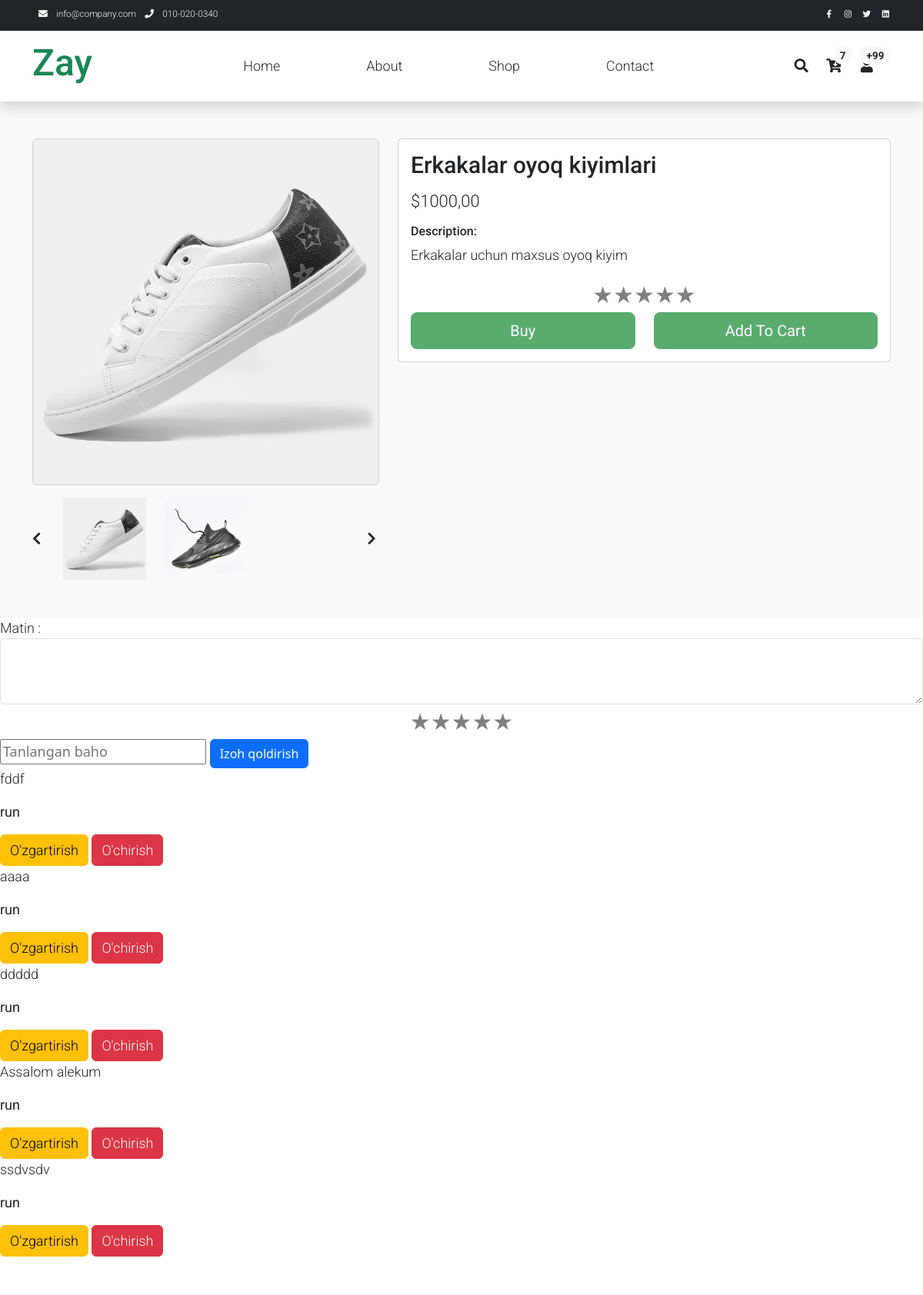
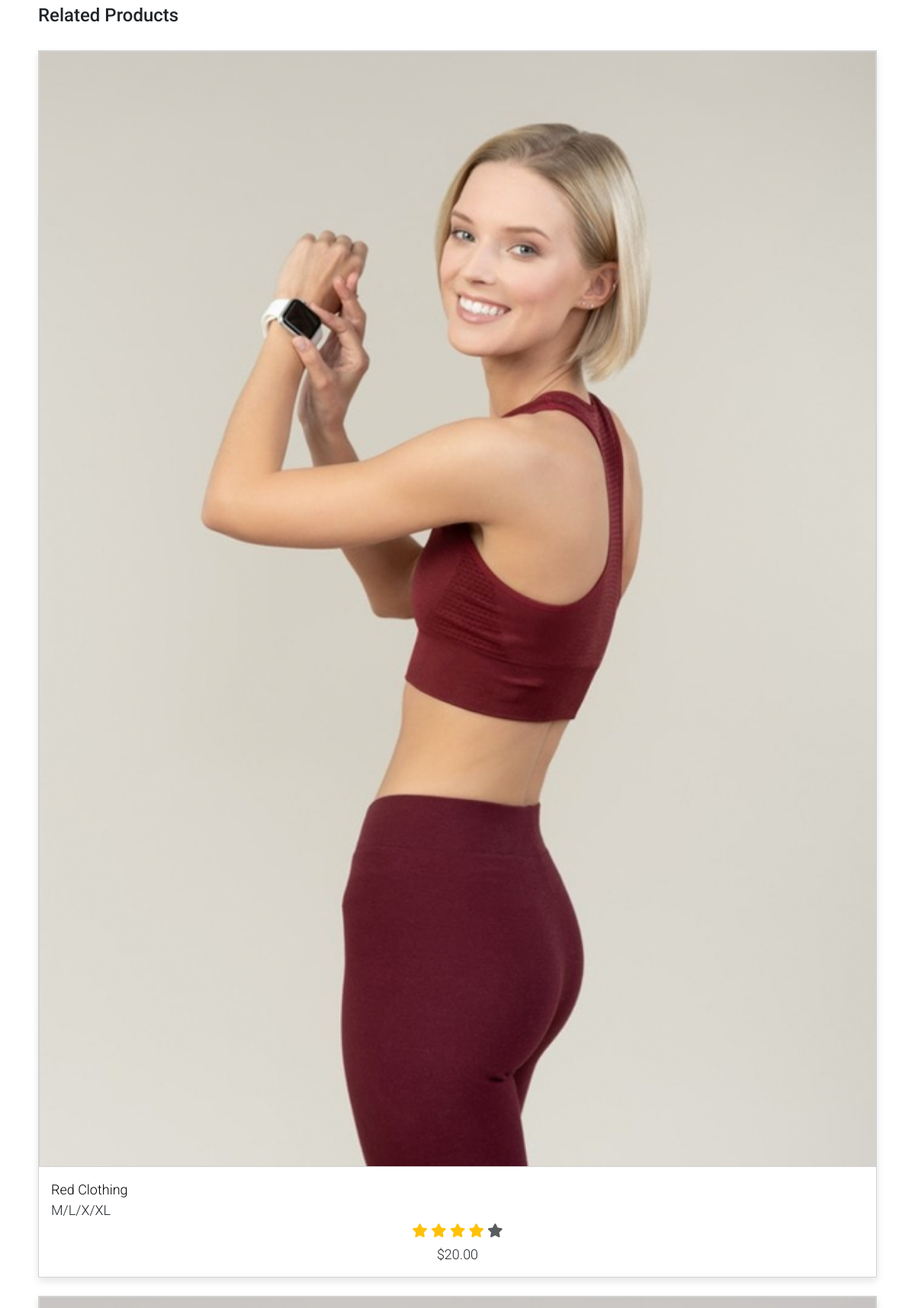
Page /produkt_detail/4/ (signed in, upper part) on the committed database (2 pictures, top to bottom).
### content_main/models.py (models this page shows, shortened)
class ProduktImage(models.Model):
    image = models.ImageField(upload_to="product/images/")
    product = models.ForeignKey(Product , on_delete=models.CASCADE , related_name='product_images')

class Product(models.Model):
    name = models.CharField(max_length=250)
    slug = models.SlugField(max_length=250 , unique=True)
    descriotion = models.CharField(max_length=500 , null=True , blank=True)
    price = models.DecimalField(max_digits=10 , decimal_places=2)
    discount = models.IntegerField(default=0)
    quantitiy = models.IntegerField(default=50)
    volume = models.CharField(max_length=4 , choices=VOLUMES)
    category = models.ForeignKey(Category , on_delete=models.PROTECT , related_name="products")
    subcategory = models.ForeignKey(Category, on_delete=models.PROTECT, related_name="subcategory_products", null=True, blank=True)
    filters = models.ManyToManyField(Filter , null=True , blank=True)

class Comment(models.Model):
    text = models.TextField()
    product = models.ForeignKey(Product , on_delete=models.CASCADE , related_name='comment')
    user = models.ForeignKey(User , on_delete=models.CASCADE)
    created = models.DateTimeField(auto_now_add=True)
    reyting = models.IntegerField(null=True , blank=True)

### content_main/views.py (the view)
# urls.py: path('produkt_detail/<int:product_id>/' , ProductDetaliViews.as_view() , name = 'product_detail') ,
class ProductDetaliViews(DetailView):
    model = Product
    context_object_name = "one_produk"
    pk_url_kwarg = "product_id"
    template_name = "shop-single_detail.html"
    def get_context_data(self, **kwargs):
        context = super().get_context_data(**kwargs)
        product = self.object
        category = product.category
        context['form_comment'] = CommentForms()
        context['products'] = Product.objects.filter(category=category)
        context['categories'] = Category.objects.filter(parent=None)
        context['comment_fil'] = Comment.objects.filter(product=product)
        reyting = Comment.objects.filter(product=product).exclude(reyting=None).values_list('reyting', flat=True)
        reyting_list = list(reyting)
        context['reyting_full'] = sum(reyting_list) / len(reyting_list) if reyting_list else 0
        return context

### content_main/forms.py
class CommentForms(forms.ModelForm):
    class Meta:
        model = Comment
        fields = ['text']
        widgets = {
            "text" : forms.Textarea(attrs={
                "class": "form-control",
                "rows": 3
            })
        }
        labels = {
            "text" : "Matin "
        }

### templates/shop-single_detail.html (shortened to what this page needs)
{% extends 'base.html' %}
{% load static %}
    {% block contend %}
    <section class="bg-light">
    <div class="container pb-5">
        <div class="row">
            <div class="col-lg-5 mt-5">
                <div class="card mb-3">
                    {% with one_produk.product_images.all|first as first_image %}
                        {% if first_image %}
                            <img class="card-img img-fluid" src="{{ first_image.image.url }}" alt="Mahsulot rasmi" id="product-detail">
                        {% endif %}
                    {% endwith %}
                </div>
                <div class="row">
                    <div class="col-1 align-self-center">
                        <a href="#multi-item-carousel" role="button" data-bs-slide="prev">
                            <i class="text-dark fas fa-chevron-left"></i>
                        </a>
                    </div>
                    <div id="multi-item-carousel" class="col-10 carousel slide carousel-multi-item" data-bs-ride="carousel">
                        <div class="carousel-inner">
                            {% for image_object in one_produk.product_images.all %}
                                {% if forloop.counter0|divisibleby:3 %}
                                    <div class="carousel-item {% if forloop.first %}active{% endif %}">
                                        <div class="row">
                                {% endif %}
                                <div class="col-4">
                                    <a href="#" onclick="changeMainImage('{{ image_object.image.url }}')">
                                        <img class="card-img img-fluid" src="{{ image_object.image.url }}" alt="Mahsulot rasmi">
                                    </a>
                                </div>
                                {% if forloop.counter|divisibleby:3 or forloop.last %}
                                        </div>
                                    </div>
                                {% endif %}
                            {% endfor %}
                        </div>
                    </div>
                    <div class="col-1 align-self-center">
                        <a href="#multi-item-carousel" role="button" data-bs-slide="next">
                            <i class="text-dark fas fa-chevron-right"></i>
                        </a>
                    </div>
                </div>
            </div>
            <div class="col-lg-7 mt-5">
                <div class="card">
                    <div class="card-body">
                        <h1 class="h2">{{ one_produk.name }}</h1>
                        <p class="h3 py-2">${{ one_produk.price }}</p>
                        <h6>Description:</h6>
                        <p>{{ one_produk.descriotion }}</p>
                        <div class="stars">
        <span class="star" data-value="1">★</span>
        <span class="star" data-value="2">★</span>
        <span class="star" data-value="3">★</span>
        <span class="star" data-value="4">★</span>
        <span class="star" data-value="5">★</span>
    </div>
                        <form action="" method="GET">
                            <div class="row">
                                <div class="col d-grid">
                                    <button type="submit" class="btn btn-success btn-lg" name="submit" value="buy">Buy</button>
                                </div>
                                <div class="col d-grid">
                                    <button type="submit" class="btn btn-success btn-lg" name="submit" value="addtocart">Add To Cart</button>
                                </div>
                            </div>
                        </form>
                    </div>
                </div>
            </div>
        </div>
    </div>
</section>
<form method="post" action="{% url 'save_comment' one_produk.pk %}">
    {{ form_comment }}
    <div class="stars">
        <span class="star" data-value="5">★</span>
        <span class="star" data-value="4">★</span>
        <span class="star" data-value="3">★</span>
        <span class="star" data-value="2">★</span>
        <span class="star" data-value="1">★</span>
    </div>
    <input name="reyting" type="text" id="rating" readonly placeholder="Tanlangan baho">
    <button type="submit" class="btn btn-primary">Izoh qoldirish</button>
</form>
{% if comment_fil %}
    {% for comment in comment_fil %}
        <div class="comment-container">
            {% if request.user == comment.user %}
                {% if request.GET.edit_comment_id == comment.id|stringformat:"s" %}
                    <form method="post" action="{% url 'update_comment' one_produk.pk comment.pk %}">
                        {% csrf_token %}
                        <textarea name="text" class="form-control">{{ comment.text }}</textarea>
                        <button type="submit" class="btn btn-success mt-2">Saqlash</button>
                        <a href="{% url 'product_detail' one_produk.pk %}" class="btn btn-secondary mt-2">Bekor qilish</a>
                    </form>
                {% else %}
                    <p>{{ comment.text }}</p>
                    <p><strong>{{ comment.user }}</strong></p>
                    <a href="?edit_comment_id={{ comment.id }}" class="btn btn-warning">O'zgartirish</a>
                    <a href="{% url 'delete_comment' one_produk.pk comment.pk %}" class="btn btn-danger">O'chirish</a>
                {% endif %}
            {% else %}
                <p>{{ comment.text }}</p>
                <p><strong>{{ comment.user }}</strong></p>
            {% endif %}
        </div>
    {% empty %}
        <p>Hozircha kommentlar yo‘q.</p>
    {% endfor %}
{% else %}
   <p>Hozircha kommentlar yo‘q.</p>
{% endif %}
    <section class="py-5">
        <div class="container">
            <div class="row text-left p-2 pb-3">
                <h4>Related Products</h4>
            </div>
            <div id="carousel-related-product">
                <div class="p-2 pb-3">
                    <div class="product-wap card rounded-0">
                        <div class="card rounded-0">
                            <img class="card-img rounded-0 img-fluid" src="assets/img/shop_08.jpg">
                        </div>
                        <div class="card-body">
                            <a href="shop-single.html" class="h3 text-decoration-none">Red Clothing</a>
                            <ul class="w-100 list-unstyled d-flex justify-content-between mb-0">
                                <li>M/L/X/XL</li>
                            </ul>
                            <ul class="list-unstyled d-flex justify-content-center mb-1">
                                <li>
                                    <i class="text-warning fa fa-star"></i>
                                    <i class="text-warning fa fa-star"></i>
                                    <i class="text-warning fa fa-star"></i>
                                    <i class="text-warning fa fa-star"></i>
                                    <i class="text-muted fa fa-star"></i>
                                </li>
                            </ul>
                            <p class="text-center mb-0">$20.00</p>
                        </div>
                    </div>
                </div>
                <div class="p-2 pb-3">
                    <div class="product-wap card rounded-0">
                        <div class="card rounded-0">
                            <img class="card-img rounded-0 img-fluid" src="assets/img/shop_09.jpg">
                        </div>
                    </div>
                </div>
            </div>
        </div>
    </section>
    {% endblock contend %}

### staticfile/css/templatemo.css (style rules this page uses)
body, ul, li, p, a, label, input, div { font-family: 'Roboto', sans-serif; font-size: 18px !important; font-weight: 300 !important; }
.h2 { font-family: 'Roboto', sans-serif; font-size: 30px !important; font-weight: 300; }
.h3 { font-family: 'Roboto', sans-serif; font-size: 22px !important; }
.text-warning { color: #ede861 !important; }
.text-muted { color: #bcbcbc !important; }
.bg-light { background-color: #e9eef5 !important; }
.btn-success { background-color: #59ab6e !important; border-color: #56ae6c !important; }
.product-wap { box-shadow: 0px 5px 10px 0px rgba(0, 0, 0, 0.10); }
.card.product-wap a { color: #000; }
.form-control { border: 1px solid #e8e8e8; }
.product-wap .h3, .product-wap li, .product-wap i, .product-wap p { font-size: 12px !important; }
@media (min-width: 992px) { .product-wap .h3, .product-wap li, .product-wap i, .product-wap p { font-size: 18px !important; } }

### templates/shop-single_detail.html (style rules this page uses)
.stars { display: flex; flex-direction: row-reverse; justify-content: center; }
.star { font-size: 30px; cursor: pointer; color: gray; }
.stars { font-size: 24px; }
.star { color: gray; }

### rows in the picture
ProduktImage: image (picture)
ProduktImage: image (picture)
Product: name "Erkakalar oyoq kiyimlari", price "1000,00", descriotion "Erkakalar uchun maxsus oyoq kiyim"
Comment: text "fddf", user "run"
Comment: text "aaaa", user "run"
Comment: text "ddddd", user "run"
Comment: text "Assalom alekum", user "run"
Comment: text "ssdvsdv", user "run"
